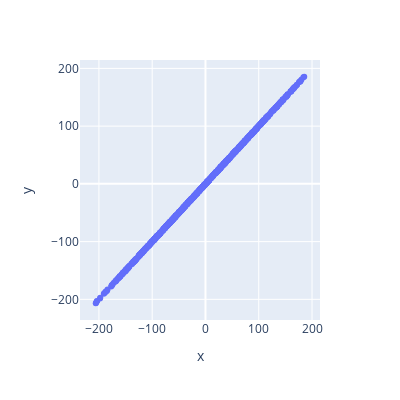

Notebook cell for this chart:
### Markdown cell above
### Graficar las últimas salidas vrs las metas (targets)

Como son los últimos valores, luego del entrenamiento, representan la exactitut del modelo final de.  Entre más cercana esté esta gráfica a una línea de 45 grados, más cercanas están las salidas y metas.

Como este ejemplo es pequeño, es posible hacerlo, en los problemas que se veran posteriormente en el curso, esto ya no sería posible.

### Code cell
yN = y.reshape(observaciones,)
metasN = metas.reshape(observaciones,)
fig = px.scatter(x = yN, y =  metasN)

fig.update_layout(
    width = 400,
    height = 400,)

fig.show()

### Figure 1 — Plotly figure (JSON) as saved in the notebook; plotly's stock layout.template omitted (floating-point values rounded to 4 significant figures; data arrays with more than 128 entries replaced by an {"elided": "..."} marker saying what was removed)
{"data": [{"hovertemplate": "x=%{x}<br>y=%{y}<extra></extra>", "legendgroup": "", "marker": {"color": "#636efa", "symbol": "circle"}, "mode": "markers", "name": "", "orientation": "v", "showlegend": false, "type": "scatter", "x": {"elided": "1000 float values"}, "xaxis": "x", "y": {"elided": "1000 float values"}, "yaxis": "y"}], "layout": {"height": 400, "legend": {"tracegroupgap": 0}, "margin": {"t": 60}, "width": 400, "xaxis": {"anchor": "y", "domain": [0, 1], "title": {"text": "x"}}, "yaxis": {"anchor": "x", "domain": [0, 1], "title": {"text": "y"}}}}
